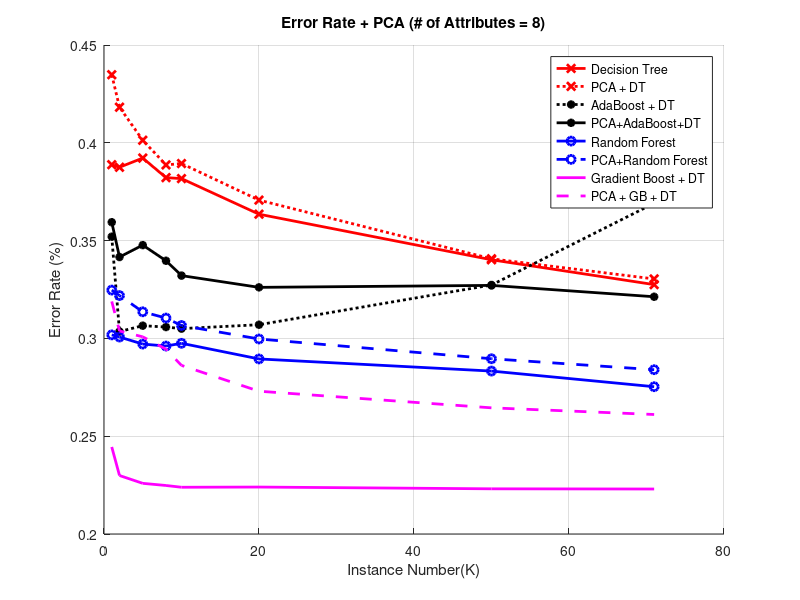

Write MATLAB code to recreate this figure.
X = [1, 2, 5, 8, 10, 20, 50, 70.987];
A1 = [0.3888, 0.3875, 0.3922, 0.3822, 0.3817, 0.3635, 0.3402, 0.3275];
A2 = [0.4348, 0.4182, 0.4013, 0.3887, 0.3894, 0.3707, 0.3407, 0.3304]; 
A3 = [0.3594, 0.3416, 0.3477, 0.3397, 0.3321, 0.3261, 0.3271, 0.3213];
A4 = [0.3520, 0.3035, 0.3065, 0.3058, 0.3050, 0.3070, 0.3273, 0.3691];
B1 = [0.3018, 0.3007, 0.2971, 0.2961, 0.2975, 0.2895, 0.2833, 0.2753];
B2 = [0.3247, 0.3219, 0.3136, 0.3104, 0.3066, 0.2997, 0.2896, 0.2840];
C1 = [0.2445, 0.2299, 0.2259, 0.2248, 0.2239, 0.2240, 0.2231, 0.2230];
C2 = [0.3189, 0.3038, 0.3008, 0.2945, 0.2862, 0.2730, 0.2645, 0.2611];

figure;
hold on;
grid;
title('Error Rate + PCA (# of Attributes = 8)');
xlabel('Instance Number(K)');
ylabel('Error Rate (%)');
plot(X, A1, 'r-x', 'LineWidth', 2);
hold on;
plot(X, A2, 'r:x', 'LineWidth', 2);
hold on;
plot(X, A4, 'k:*', 'LineWidth', 2);
hold on;
plot(X, A3, 'k-*', 'LineWidth', 2);
hold on;
plot(X, B1, 'b-o', 'LineWidth', 2);
hold on;
plot(X, B2, 'b--o', 'LineWidth', 2);
hold on;
plot(X, C1, 'm-', 'LineWidth', 2);
hold on;
plot(X, C2, 'm--', 'LineWidth', 2);
legend('Decision Tree', 'PCA + DT', 'AdaBoost + DT','PCA+AdaBoost+DT', 'Random Forest', 'PCA+Random Forest', 'Gradient Boost + DT', 'PCA + GB + DT');
